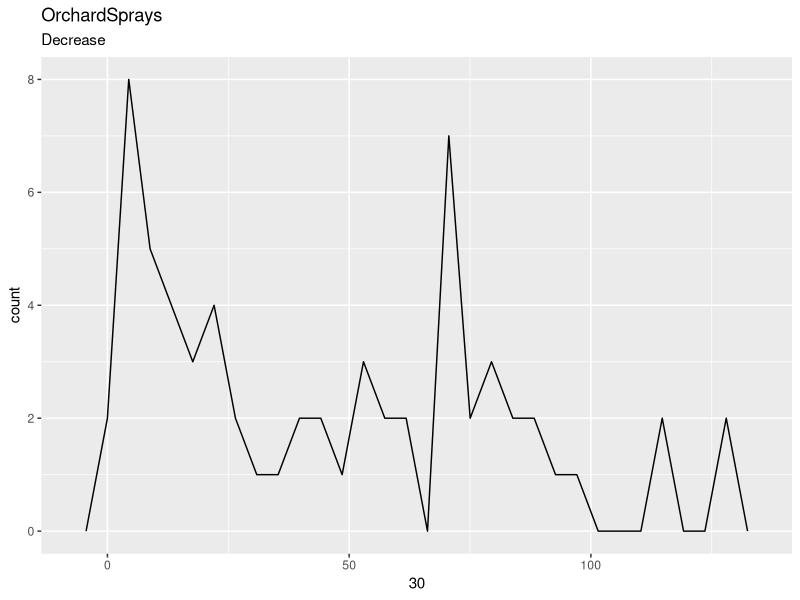
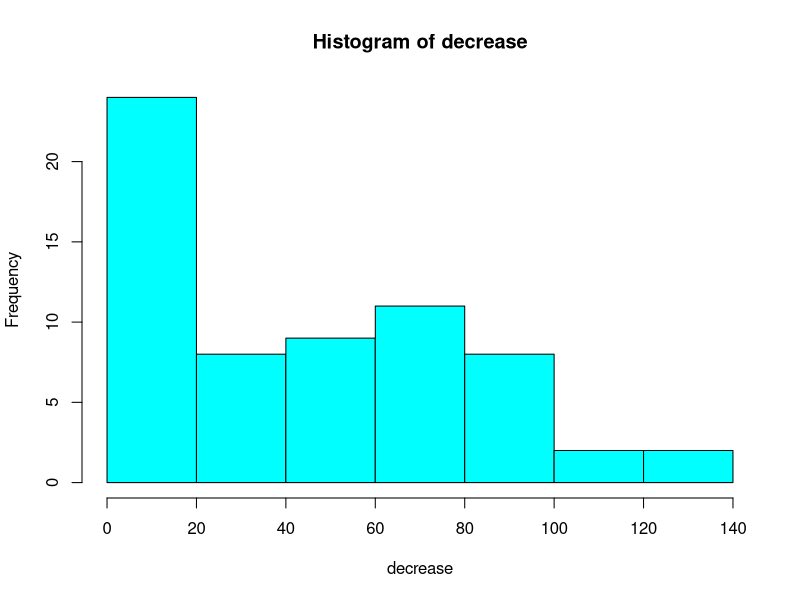
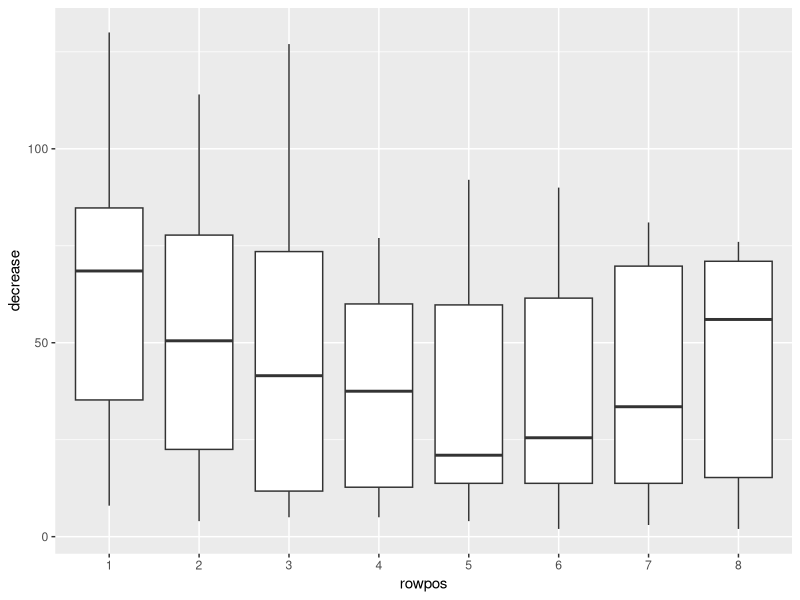
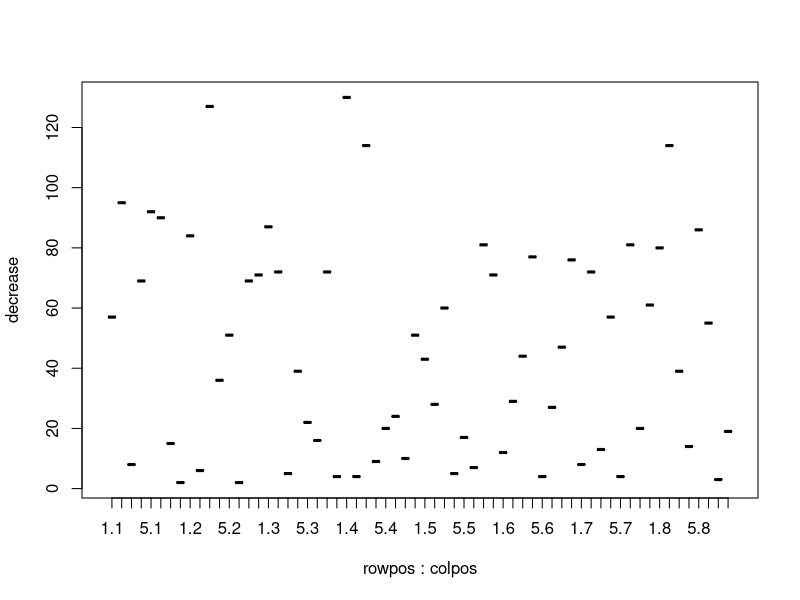
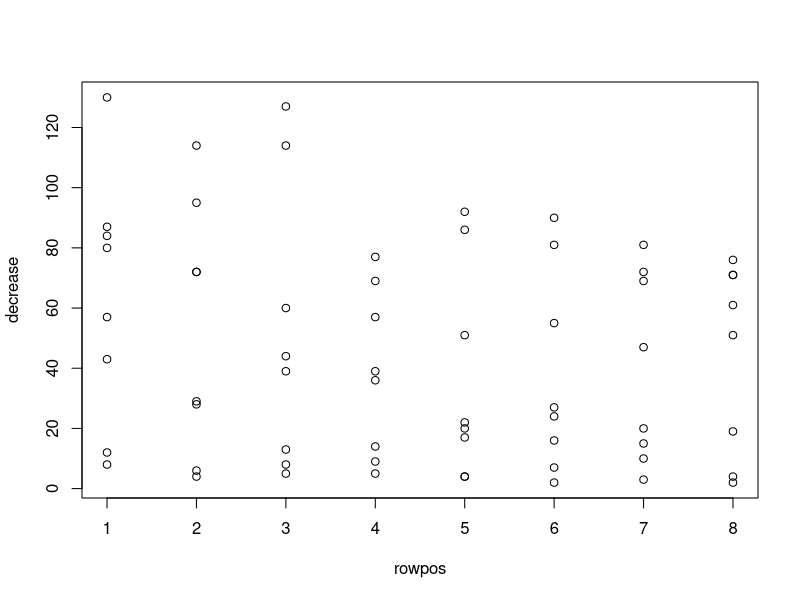
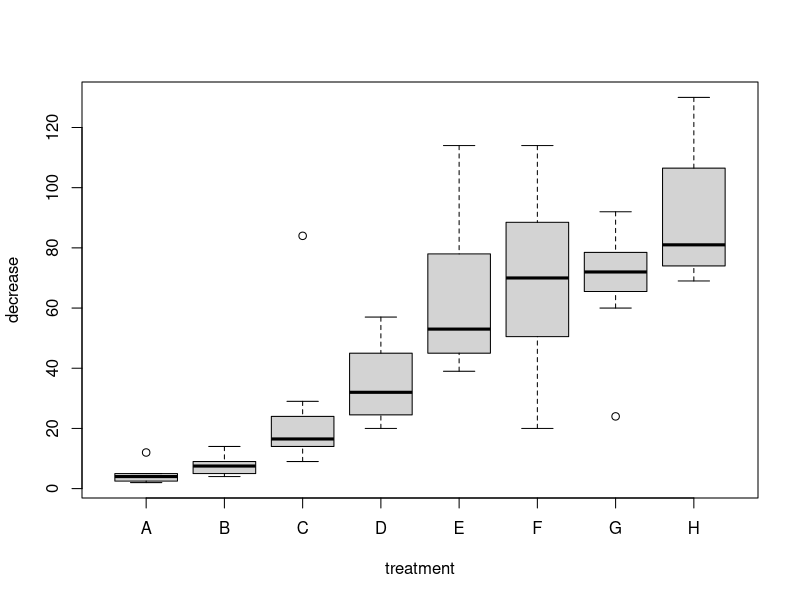
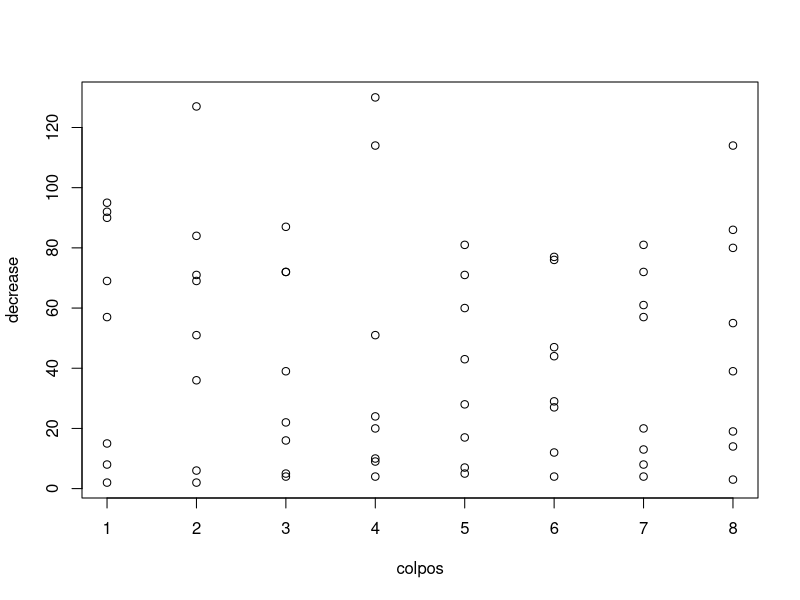
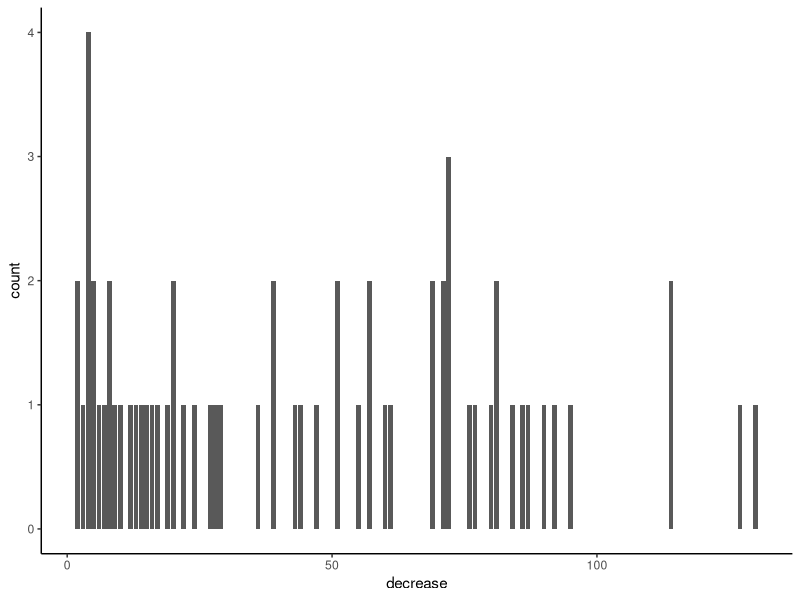

R code for these plots, in order:
## ---- chunk 1
knitr::opts_chunk$set(echo = TRUE)
## ---- chunk 2
library(dplyr)
library(knitr)
data("OrchardSprays")
head(OrchardSprays)
attach(OrchardSprays)
## ---- chunk 3
###### Filter Treatment level
filt1 = filter(OrchardSprays, treatment == "A")
print(filt1)
## ---- chunk 4
filt2 = filter(OrchardSprays, treatment == "B")
print(filt2)
## ---- chunk 5
### Filter Response greater than 100
filt3 = filter(OrchardSprays, decrease > 100)
print(filt3)
## ---- chunk 6
#### Filter Response less than 100
filt4 = filter(OrchardSprays, decrease < 100)
head(filt4)
## ---- chunk 7
#### Filter Row of the design
filt5 = filter(OrchardSprays, rowpos == 2)
print(filt5)
## ---- chunk 8
#### Filter Column of the design
filt6 = filter(OrchardSprays, colpos == 4)
print(filt6)
## ---- chunk 9
#### Arrange in Descending Order
Arr = arrange(OrchardSprays, desc(decrease))
head(Arr)
## ---- chunk 10
#### Select treatment and decrease from OrchardSprays
TrD = select(OrchardSprays, treatment, decrease)
head(TrD)
## ---- chunk 11
#### Mutation
Sum = mutate(OrchardSprays, total = sum(decrease))
head(Sum)
## ---- chunk 12
Aver = mutate(OrchardSprays, mean = sum(decrease)/64)
head(Aver)
## ---- chunk 13
Orc = OrchardSprays %>%
  mutate(ratio = (decrease/sum(decrease)),
         Perc = ratio*100)
head(Orc)
## ---- chunk 14
##### Summarization
Orch = OrchardSprays %>%
  select(decrease,treatment)%>%
  filter(decrease>50)%>%
  summarise(ave = mean(decrease))
print(Orch)
## ---- chunk 15
#### The percentage of soluton obtained by releasing 100 bees into the chamber for 2hours
grouping = OrchardSprays %>%
  group_by(decrease) %>%
  summarise(total = sum(decrease),
            AVE = mean(decrease),
            perc = decrease [64]/sum(decrease, na.rm = TRUE)*100)
print(grouping)
## ---- chunk 16
library(ggplot2)
ggplot(data=OrchardSprays,aes(x=decrease))+
  geom_freqpoly()+
  theme_grey()+
  labs(title="OrchardSprays", subtitle="Decrease", x="30")
  hist(decrease,col="cyan")
## ---- chunk 17
Spray=ggplot(OrchardSprays,aes(factor(rowpos),decrease))+
geom_boxplot()+
ylab("decrease") + 
xlab("rowpos")
Spray

####BOXPLOT
boxplot(decrease~rowpos+colpos,data=OrchardSprays)
## ---- chunk 18
mydata=data.frame(decrease,rowpos, colpos, treatment)
mydata
myfit=lm(decrease~ rowpos+treatment+colpos, mydata)
anova(myfit)
a=plot(decrease~ rowpos+treatment+colpos, mydata)

a
## ---- chunk 19
ggplot(data=OrchardSprays,aes(x=decrease))+
  geom_bar()+
  theme_classic()

###BAR PLOT
barplot(decrease~rowpos+colpos,data=OrchardSprays)
